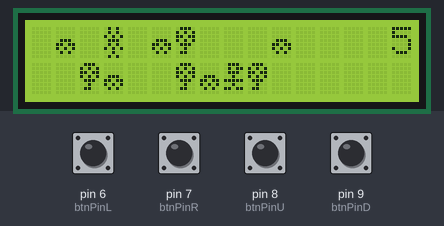
The sketch below on a simulated Arduino Uno, built with avr-gcc and run on an emulated ATmega328P. Shown: 16×2 character LCD. The test bench sets the inputs (shaded band); at power-on: pin 6 (btnPinL), pin 7 (btnPinR), pin 8 (btnPinU), pin 9 (btnPinD) LOW. Random numbers use the default seed unless the sketch sets one.

Above: at 1.2 s.
1.3 s: pin 6 (btnPinL) pulled HIGH for 0.15 s
At 2.5 s:
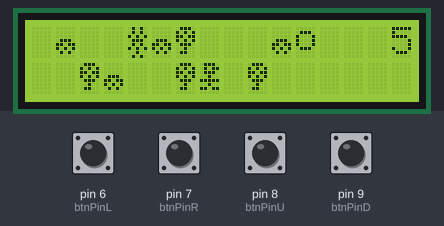
2.9 s: pin 7 (btnPinR) pulled HIGH for 0.15 s
At 3.8 s:
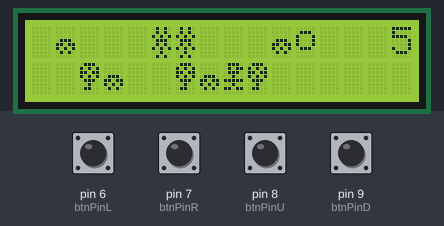
4.5 s: pin 8 (btnPinU) pulled HIGH for 0.15 s
At 5.0 s:
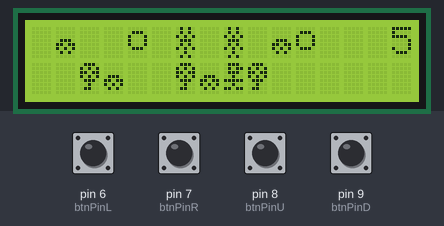
6.1 s: pin 6 (btnPinL) pulled HIGH for 1 s
At 8.1 s:
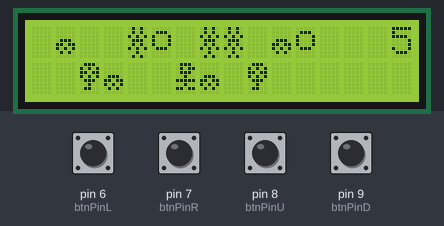
8.6 s: pin 7 (btnPinR) pulled HIGH for 1 s
At 10.0 s:
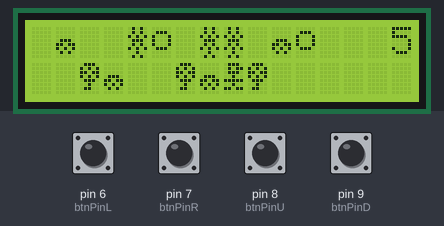
11.1 s: pin 8 (btnPinU) pulled HIGH for 1 s
At 12.5 s:
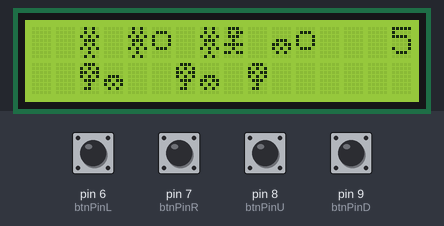
Timing chart, 0 to 14.1 s (numbered marks = the images above; inputs shaded):
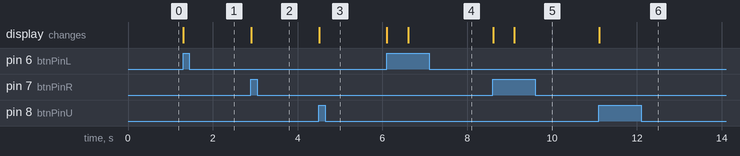

Measured:
- after the input at 1.3 s, the display: changes at once (image 1)
- after the input at 2.9 s, the display: changes at once (image 2)
- after the input at 4.5 s, the display: changes at once (image 3)
- after the input at 6.1 s, the display: first changes at once (image 4 shows a later state)
- after the input at 8.6 s, the display: first changes at once (image 5 shows a later state)
- after the input at 11.1 s, the display: changes at once (image 6)

The sketch:

fstTest.ino
```cpp
#include<LiquidCrystal.h>

LiquidCrystal lcd(4,5,10,11,12,13);
int life=5; int allCoins=0;
int x,y;
//поле
int map1str[14]= {0,1,0,0,0,1,0,0,0,0,1,0,0};
int map2str[14]={0,0,0,1,0,0,0,1,0,0,0,0,0};
//кнопки
int btnPinL=6;
int butLstat=0;
int btnPinR=7;
int butRstat=0;
int btnPinU=8;
int butUstat=0;
int btnPinD=9;
int butDstat=0;
//символы
byte man[8] = {
  B01110,
  B01011,
  B01110,
  B00100,
  B11111,
  B00100,
  B11011,
};
byte kust[8] = {
  B00000,
  B00000,
  B00000,
  B01110,
  B11011,
  B10101,
  B01010,
};
byte derevo[8] = {
  B01110,
  B10101,
  B11011,
  B10101,
  B01110,
  B00100,
  B01100,
};
byte coin[8] = {
  B00000,
  B01110,
  B10001,
  B10001,
  B10001,
  B01110,
  B00000,
};
byte enemy[9] = {
  B01010,
  B01010,
  B10101,
  B01110,
  B01010,
  B10101,
  B00100,
  B01010,
};

void setup() {
  x=8; y=2;
  pinMode(btnPinL,INPUT);


  lcd.begin(16,2);
  lcd.clear();
  lcd.createChar(0, man);
  lcd.createChar(1,kust);
  lcd.createChar(2,derevo);
  lcd.createChar(3,coin);
  lcd.createChar(4,enemy);
int i;
 for(i=0;i<13;i++){
    int r=random(0,10);
    switch(r){
      case 1: map1str[i]=1; break;
      case 2: map1str[i]=2; break;
      case 4: map1str[i]=4;break;

    }

    r=random(0,10);
    switch(r){
      case 1: map2str[i]=1; break;
      case 2: map2str[i]=2; break;
      case 4: map2str[i]=4;break;

    }
  }

  mapOtris();
}

void loop() {
  butLstat=digitalRead(btnPinL);
  butRstat=digitalRead(btnPinR);
  butUstat=digitalRead(btnPinU);
  butDstat=digitalRead(btnPinD);
  if(butLstat==HIGH&&x!=0){

    move(-1,0);
  }
  if(butRstat==HIGH&&x!=13) {
    move(1,0);
   }
  if(butUstat==HIGH&&y!=0) {
    move(0,-1);
   }
   if(butDstat==HIGH&&y!=1) {
    move(0,1);
   }

}


void getCoin(){
  int i;
  for(i=0;i<13;i++){
    if(map1str[i]==3&&x==i&&y==0){
      map1str[i]=0;
      life++;

      delay(500);
    }
  }

}

void mapOtris(){

  choosePredm(1);
  choosePredm(2);
  choosePredm(3);
  choosePredm(4);
  lcd.setCursor(15,0);
  lcd.print(life);
  int r=random(0,13);
  map1str[r]=4;

  if(life+allCoins<10){
  r=random(0,13);
  map1str[r]=3;

  allCoins++;
  }

  lcd.setCursor(x,y);
  lcd.write(byte(0));
}
void choosePredm(int numb){
  int i=0;
  for(i=0;i<13;i++){
    if(map1str[i]==numb){
      lcd.setCursor(i,0);
      lcd.write(byte(numb));
    }
  }
  for(i=0;i<13;i++){
    if(map2str[i]==numb){
      lcd.setCursor(i,1);
      lcd.write(byte(numb));
    }
  }

}

void move(int X,int Y){
    lcd.clear();
    x+=X;
    y+=Y;
    if(life<9){
      getCoin();
    }

    enMove();
    mapOtris();
    delay(500);
}

void enMove(){
  int i=0;
  for(i=0;i<13;i++){


    if(map1str[i]==4){
    if(i==x&&y==0){
      life--;
      break;
    }
      if(i<x){
         map1str[i+1]=4;
         map1str[i]=0;
         break;
         //delay(500);
      }else if(i>x){
        map1str[i-1]=4;
         map1str[i]=0;
         break;
         //delay(500);
      }
    }
  }

}
```
